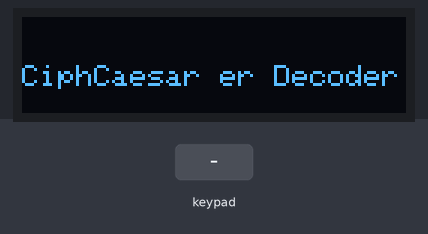
The sketch below on a simulated Arduino Uno, built with avr-gcc and run on an emulated ATmega328P. Parts: 128×32 one-colour display. The inputs (shaded band) are chosen by the test bench. What the sketch prints to the serial monitor is not drawn.

Above: at 1.2 s.
1.3 s: keypad keys 2 3 4 5 * pressed 0.4 s apart
At 4.2 s:
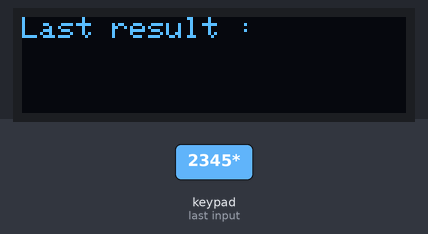
4.8 s: key 'A' pressed
At 5.8 s:
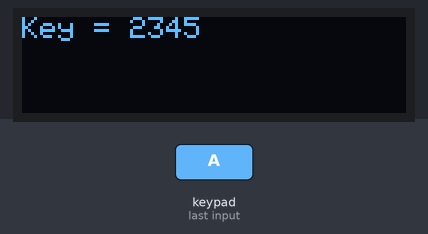
6.3 s: key 'B' pressed
At 7.5 s:
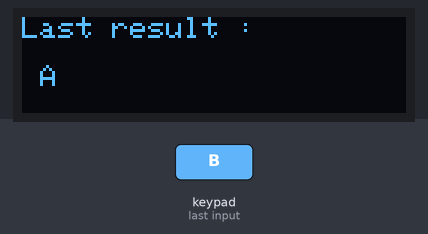
7.8 s: keypad keys 2 3 4 5 D pressed 0.4 s apart
At 10.4 s:
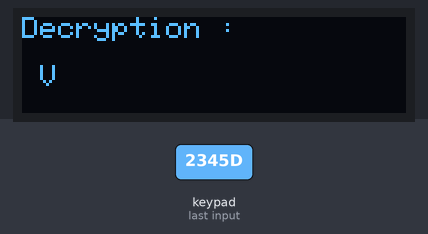
11.3 s: key 'C' pressed
At 12.1 s:
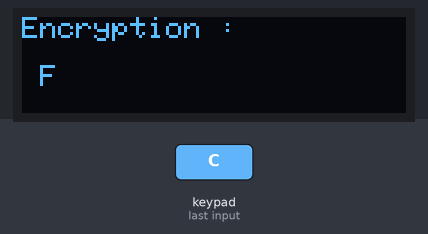
12.8 s: keypad keys 6 7 1 0 9 D pressed 0.4 s apart
At 15.8 s:
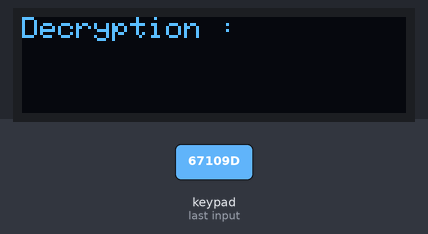
Timing chart, 0 to 17.3 s (numbered marks = the images above; inputs shaded):
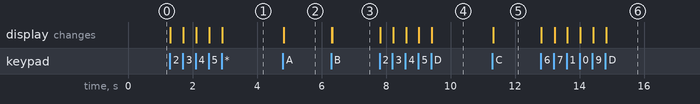

Measured:
- after the input at 1.3 s, the display: first changes at once (image 1 shows a later state)
- after the input at 4.8 s, the display: changes at once (image 2)
- after the input at 6.3 s, the display: first changes at once (image 3 shows a later state)
- after the input at 7.8 s, the display: first changes at once (image 4 shows a later state)
- after the input at 11.3 s, the display: changes at once (image 5)
- after the input at 12.8 s, the display: first changes at once (image 6 shows a later state)

The sketch:

CaesarCipher.ino
```cpp
#include <Keypad.h>
#include <Adafruit_GFX.h>
#include <Adafruit_SSD1306.h>
#include <SPI.h>
#include <Wire.h>

Adafruit_SSD1306 oled = Adafruit_SSD1306(128, 32, &Wire);    //ประกาศสร้าง oject ที่ใช้ลองรับชื่อของอุปกรณ์

long Number = 0;
long second = 0;
int time = 0 , show = 0 ,Key = 0 , Encryption = 0 , Decryption = 0 ;
String result ,resultEncryption , resultDecryption;


char customKey;
const byte ROWS = 4;
const byte COLS = 4;

char keys[ROWS][COLS] = {
  {'1','2','3','A'},
  {'4','5','6','B'},
  {'7','8','9','C'},
  {'*','0','#','D'}
};
byte rowPins[ROWS] = {2,3,4,5};
byte colPins[COLS] = {6,7,10,9};

Keypad customKeypad = Keypad(makeKeymap(keys), rowPins, colPins, ROWS, COLS);

String alphabet[] = {"A","B","C","D","E","F","G","H","I","J","K","L","M","N","O","P","Q","R","S","T","U","V","W","X","Y","Z"};
void setup()
{
    oled.begin(0x3C);
    Serial.begin(9600);

    oled.clearDisplay();      //ล้างหน้าจอแสดงผล
    oled.setCursor(0, 16);        //กำหนดตำตำแหน่ง curcor (แกน x, แกน y)
    oled.setTextColor(SSD1306_WHITE);         //กำหนดสีของตัวหนังสือ  (มีแค่สีขาว)
    oled.setTextSize(1);
    oled.println("CiphCaesar er Decoder");
    oled.display();
    delay(10);
}

void loop()
{
  customKey = customKeypad.getKey();
    switch (customKey)
    {
        case '0' ... '9':
        Number = Number * 10  + (customKey - '0');
        oled.clearDisplay();      //ล้างหน้าจอแสดงผล
        oled.setCursor(0, 0);        //กำหนดตำตำแหน่ง curcor (แกน x, แกน y)
        oled.setTextColor(SSD1306_WHITE);         //กำหนดสีของตัวหนังสือ  (มีแค่สีขาว)
        oled.setTextSize(1);
        oled.println(Number);
        oled.display();
        break;

        case 'A':
        Key = Number;
        oled.clearDisplay();      //ล้างหน้าจอแสดงผล
        oled.setCursor(0, 0);        //กำหนดตำตำแหน่ง curcor (แกน x, แกน y)
        oled.setTextColor(SSD1306_WHITE);         //กำหนดสีของตัวหนังสือ  (มีแค่สีขาว)
        oled.setTextSize(1);
        oled.println("Key = " + String(Key));
        oled.display();
        Number = 0;
        break;

        case 'B' :

        if (Number >= 26)
            {
                oled.clearDisplay();      //ล้างหน้าจอแสดงผล
                oled.setCursor(0, 0);        //กำหนดตำตำแหน่ง curcor (แกน x, แกน y)
                oled.setTextColor(SSD1306_WHITE);         //กำหนดสีของตัวหนังสือ  (มีแค่สีขาว)
                oled.setTextSize(1);
                oled.println("Error");

                oled.println("Last result : \n" + String(result));
                oled.display();
                Number = 0;
                break;
            }

        show = Number;
        oled.clearDisplay();      //ล้างหน้าจอแสดงผล
        oled.setCursor(0, 0);        //กำหนดตำตำแหน่ง curcor (แกน x, แกน y)
        oled.setTextColor(SSD1306_WHITE);         //กำหนดสีของตัวหนังสือ  (มีแค่สีขาว)
        oled.setTextSize(1);
        oled.println(alphabet[show]);
        oled.display();

        result = result + alphabet[show];
        oled.clearDisplay();      //ล้างหน้าจอแสดงผล
        oled.setCursor(0, 0);        //กำหนดตำตำแหน่ง curcor (แกน x, แกน y)
        oled.setTextColor(SSD1306_WHITE);         //กำหนดสีของตัวหนังสือ  (มีแค่สีขาว)
        oled.setTextSize(1);
        oled.println("Last result : \n");
        oled.println(result);
        oled.display();

        Encryption = ( Number + Key ) % 26;
        resultEncryption = resultEncryption + alphabet[Encryption];

        if (Key > Number)
        {
        second = ( Number - Key ) % 26;
        Serial.println(second);
        resultDecryption = resultDecryption + alphabet[26+second];
        Number = 0;
        break;
        }
        if (Key <= Number)
        {
        Decryption = ( Number - Key ) % 26;
        resultDecryption = resultDecryption + alphabet[Decryption];
        Number = 0;
        break;
        }

        case 'C':
        oled.clearDisplay();      //ล้างหน้าจอแสดงผล
        oled.setCursor(0, 0);        //กำหนดตำตำแหน่ง curcor (แกน x, แกน y)
        oled.setTextColor(SSD1306_WHITE);         //กำหนดสีของตัวหนังสือ  (มีแค่สีขาว)
        oled.setTextSize(1);
        oled.println("Encryption : \n");
        oled.println(resultEncryption);
        oled.display();
        Number = 0;
        result = "";
        second = 0;
        resultEncryption = "";
        break;

        case 'D':
        oled.clearDisplay();      //ล้างหน้าจอแสดงผล
        oled.setCursor(0, 0);        //กำหนดตำตำแหน่ง curcor (แกน x, แกน y)
        oled.setTextColor(SSD1306_WHITE);         //กำหนดสีของตัวหนังสือ  (มีแค่สีขาว)
        oled.setTextSize(1);
        oled.println("Decryption : \n");
        oled.println(resultDecryption);
        oled.display();
        Number = 0;
        result = "";
        second = 0;
        resultDecryption = "";
        break;

        case '*':
        result = result + " ";
        resultEncryption = resultEncryption + " ";
        resultDecryption = resultDecryption + " ";
        oled.clearDisplay();      //ล้างหน้าจอแสดงผล
        oled.setCursor(0, 0);        //กำหนดตำตำแหน่ง curcor (แกน x, แกน y)
        oled.setTextColor(SSD1306_WHITE);         //กำหนดสีของตัวหนังสือ  (มีแค่สีขาว)
        oled.setTextSize(1);
        oled.println("Last result : \n " + String(result));
        oled.display();

        break;
    }
}
```
